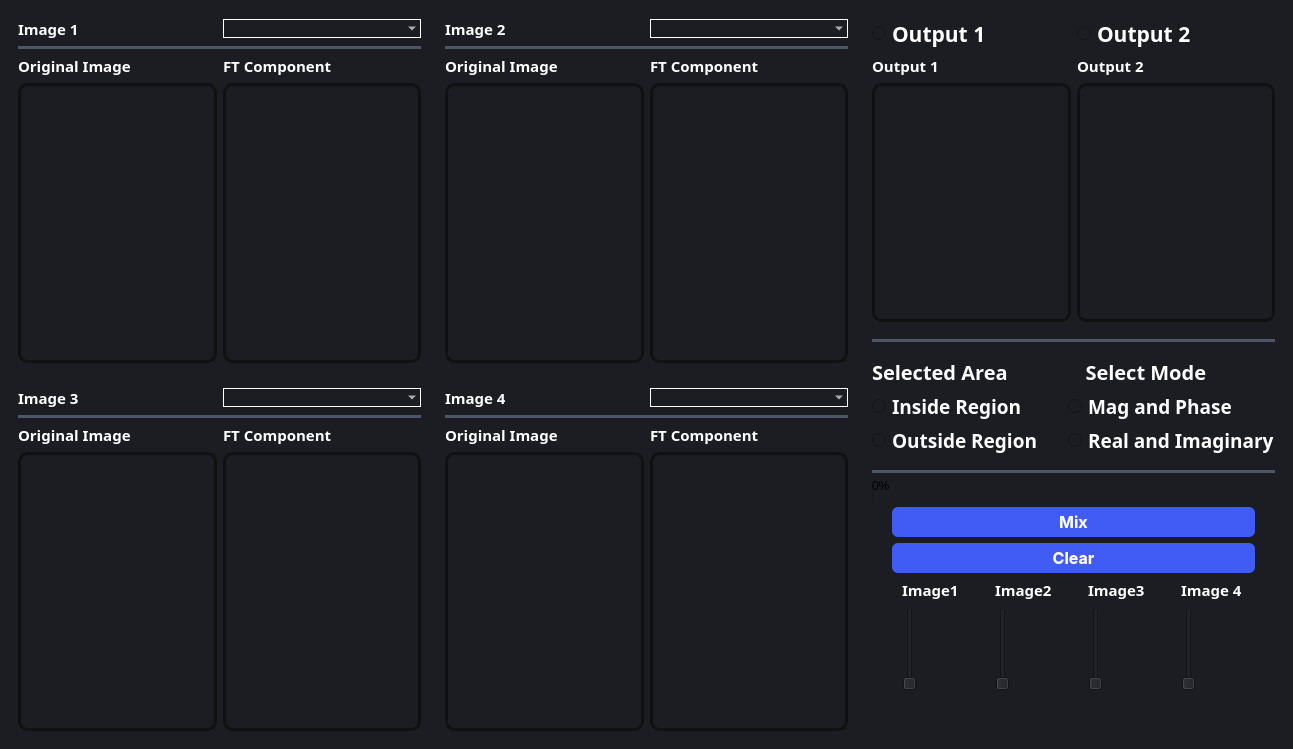
<?xml version="1.0" encoding="UTF-8"?>
<ui version="4.0">
 <class>MainWindow</class>
 <widget class="QMainWindow" name="MainWindow">
  <property name="geometry">
   <rect>
    <x>0</x>
    <y>0</y>
    <width>1293</width>
    <height>749</height>
   </rect>
  </property>
  <property name="windowTitle">
   <string>MainWindow</string>
  </property>
  <property name="styleSheet">
   <string notr="true">background-color: #1b1d23;</string>
  </property>
  <widget class="QWidget" name="centralwidget">
   <property name="styleSheet">
    <string notr="true">background-color: #1b1d23;</string>
   </property>
   <layout class="QHBoxLayout" name="horizontalLayout_11">
    <item>
     <layout class="QVBoxLayout" name="verticalLayout_left">
      <item>
       <widget class="QFrame" name="frame">
        <property name="styleSheet">
         <string notr="true">border-radius: 10px;
border: none;

</string>
        </property>
        <property name="frameShape">
         <enum>QFrame::StyledPanel</enum>
        </property>
        <property name="frameShadow">
         <enum>QFrame::Raised</enum>
        </property>
        <layout class="QGridLayout" name="gridLayout">
         <property name="leftMargin">
          <number>9</number>
         </property>
         <item row="0" column="0">
          <layout class="QVBoxLayout" name="verticalLayout_3">
           <property name="leftMargin">
            <number>0</number>
           </property>
           <item>
            <layout class="QHBoxLayout" name="horizontalLayout">
             <item>
              <widget class="QLabel" name="label_13">
               <property name="font">
                <font>
                 <family>Oswald SemiBold</family>
                 <pointsize>11</pointsize>
                 <weight>75</weight>
                 <bold>true</bold>
                </font>
               </property>
               <property name="styleSheet">
                <string notr="true">color:white;
font-weight:10000px;
</string>
               </property>
               <property name="text">
                <string>Image 1</string>
               </property>
              </widget>
             </item>
             <item>
              <widget class="QComboBox" name="combo1">
               <property name="styleSheet">
                <string notr="true">QComboBox {
    font-family: &quot;Overpass&quot;;
    font-weight: 600; /* Semibold */
    font-size: 10pt; /* Adjust the font size as needed */
    color: white; /* Set the text color to white */
    border: 1px solid white; /* Set the border to 1px solid white */
background: rgba(74, 74, 74, 0);
	border-radius: 10px;
}</string>
               </property>
              </widget>
             </item>
            </layout>
           </item>
           <item>
            <widget class="Line" name="line_10">
             <property name="styleSheet">
              <string notr="true">/* Line style */

  /* Set the width of the line */
  width: 20px;

  /* Set the height of the line */
  height: 5px;

  /* Set the background color of the line */
  background-color:rgb(77, 86, 105);

  /* Set the border of the line */
  border: 10px;

  /* Set the border radius of the line */
  border-radius:5px;




</string>
             </property>
             <property name="orientation">
              <enum>Qt::Horizontal</enum>
             </property>
            </widget>
           </item>
           <item>
            <layout class="QHBoxLayout" name="horizontalLayout_2">
             <item>
              <layout class="QVBoxLayout" name="verticalLayout" stretch="0,5">
               <item>
                <widget class="QLabel" name="label_2">
                 <property name="font">
                  <font>
                   <family>Oswald SemiBold</family>
                   <pointsize>11</pointsize>
                   <weight>75</weight>
                   <bold>true</bold>
                  </font>
                 </property>
                 <property name="styleSheet">
                  <string notr="true">color:white;
font-weight:10000px;
</string>
                 </property>
                 <property name="text">
                  <string>Original Image</string>
                 </property>
                </widget>
               </item>
               <item>
                <widget class="QWidget" name="original1" native="true">
                 <property name="styleSheet">
                  <string notr="true">QWidget {
 border: 3px solid rgb(17,17,17);
}</string>
                 </property>
                </widget>
               </item>
              </layout>
             </item>
             <item>
              <layout class="QVBoxLayout" name="verticalLayout_2" stretch="0,5">
               <item>
                <widget class="QLabel" name="label_3">
                 <property name="font">
                  <font>
                   <family>Oswald SemiBold</family>
                   <pointsize>11</pointsize>
                   <weight>75</weight>
                   <bold>true</bold>
                  </font>
                 </property>
                 <property name="styleSheet">
                  <string notr="true">color:white;
font-weight:10000px;</string>
                 </property>
                 <property name="text">
                  <string>FT Component</string>
                 </property>
                </widget>
               </item>
               <item>
                <widget class="QWidget" name="component_image1" native="true">
                 <property name="styleSheet">
                  <string notr="true">border: 3px solid rgb(17,17,17);</string>
                 </property>
                </widget>
               </item>
              </layout>
             </item>
            </layout>
           </item>
          </layout>
         </item>
        </layout>
       </widget>
      </item>
      <item>
       <widget class="QFrame" name="frame_2">
        <property name="styleSheet">
         <string notr="true">border-radius: 10px;
border: none;</string>
        </property>
        <property name="frameShape">
         <enum>QFrame::StyledPanel</enum>
        </property>
        <property name="frameShadow">
         <enum>QFrame::Raised</enum>
        </property>
        <layout class="QGridLayout" name="gridLayout_2">
         <property name="leftMargin">
          <number>9</number>
         </property>
         <item row="0" column="0">
          <layout class="QVBoxLayout" name="verticalLayout_4">
           <property name="leftMargin">
            <number>0</number>
           </property>
           <item>
            <layout class="QHBoxLayout" name="horizontalLayout_3">
             <item>
              <widget class="QLabel" name="label_15">
               <property name="font">
                <font>
                 <family>Oswald SemiBold</family>
                 <pointsize>11</pointsize>
                 <weight>75</weight>
                 <bold>true</bold>
                </font>
               </property>
               <property name="styleSheet">
                <string notr="true">color:white;
font-weight:10000px;
</string>
               </property>
               <property name="text">
                <string>Image 3</string>
               </property>
              </widget>
             </item>
             <item>
              <widget class="QComboBox" name="combo2">
               <property name="styleSheet">
                <string notr="true">QComboBox {
    font-family: &quot;Overpass&quot;;
    font-weight: 600; /* Semibold */
    font-size: 10pt; /* Adjust the font size as needed */
    color: white; /* Set the text color to white */
    border: 1px solid white; /* Set the border to 1px solid white */
background: rgba(74, 74, 74, 0);
	border-radius: 10px;
}</string>
               </property>
              </widget>
             </item>
            </layout>
           </item>
           <item>
            <widget class="Line" name="line_12">
             <property name="styleSheet">
              <string notr="true">/* Line style */

  /* Set the width of the line */
  width: 20px;

  /* Set the height of the line */
  height: 5px;

  /* Set the background color of the line */
  background-color:rgb(77, 86, 105);

  /* Set the border of the line */
  border: 10px;

  /* Set the border radius of the line */
  border-radius:5px;




</string>
             </property>
             <property name="orientation">
              <enum>Qt::Horizontal</enum>
             </property>
            </widget>
           </item>
           <item>
            <layout class="QHBoxLayout" name="horizontalLayout_4">
             <item>
              <layout class="QVBoxLayout" name="verticalLayout_5" stretch="0,5">
               <item>
                <widget class="QLabel" name="label_5">
                 <property name="font">
                  <font>
                   <family>Oswald SemiBold</family>
                   <pointsize>11</pointsize>
                   <weight>75</weight>
                   <bold>true</bold>
                  </font>
                 </property>
                 <property name="styleSheet">
                  <string notr="true">color:white;
font-weight:10000px;</string>
                 </property>
                 <property name="text">
                  <string>Original Image</string>
                 </property>
                </widget>
               </item>
               <item>
                <widget class="QWidget" name="original2" native="true">
                 <property name="styleSheet">
                  <string notr="true">border: 3px solid rgb(17,17,17);</string>
                 </property>
                </widget>
               </item>
              </layout>
             </item>
             <item>
              <layout class="QVBoxLayout" name="verticalLayout_6" stretch="0,5">
               <item>
                <widget class="QLabel" name="label_6">
                 <property name="font">
                  <font>
                   <family>Oswald SemiBold</family>
                   <pointsize>11</pointsize>
                   <weight>75</weight>
                   <bold>true</bold>
                  </font>
                 </property>
                 <property name="styleSheet">
                  <string notr="true">color:white;
font-weight:10000px;</string>
                 </property>
                 <property name="text">
                  <string>FT Component</string>
                 </property>
                </widget>
               </item>
               <item>
                <widget class="QWidget" name="component_image2" native="true">
                 <property name="styleSheet">
                  <string notr="true">border: 3px solid rgb(17,17,17);</string>
                 </property>
                </widget>
               </item>
              </layout>
             </item>
            </layout>
           </item>
          </layout>
         </item>
        </layout>
       </widget>
      </item>
     </layout>
    </item>
    <item>
     <layout class="QVBoxLayout" name="verticalLayout_right">
      <item>
       <widget class="QFrame" name="frame_3">
        <property name="styleSheet">
         <string notr="true">border-radius: 10px;
border: none;</string>
        </property>
        <property name="frameShape">
         <enum>QFrame::StyledPanel</enum>
        </property>
        <property name="frameShadow">
         <enum>QFrame::Raised</enum>
        </property>
        <layout class="QGridLayout" name="gridLayout_3">
         <item row="0" column="0">
          <layout class="QVBoxLayout" name="verticalLayout_9">
           <item>
            <layout class="QHBoxLayout" name="horizontalLayout_5">
             <property name="spacing">
              <number>6</number>
             </property>
             <property name="sizeConstraint">
              <enum>QLayout::SetMaximumSize</enum>
             </property>
             <item>
              <widget class="QLabel" name="label_14">
               <property name="font">
                <font>
                 <family>Oswald SemiBold</family>
                 <pointsize>11</pointsize>
                 <weight>75</weight>
                 <bold>true</bold>
                </font>
               </property>
               <property name="styleSheet">
                <string notr="true">color:white;
font-weight:10000px;
</string>
               </property>
               <property name="text">
                <string>Image 2</string>
               </property>
              </widget>
             </item>
             <item>
              <widget class="QComboBox" name="combo3">
               <property name="styleSheet">
                <string notr="true">QComboBox {
    font-family: &quot;Overpass&quot;;
    font-weight: 600; /* Semibold */
    font-size: 10pt; /* Adjust the font size as needed */
    color: white; /* Set the text color to white */
    border: 1px solid white; /* Set the border to 1px solid white */
background: rgba(74, 74, 74, 0);
	border-radius: 10px;
}</string>
               </property>
              </widget>
             </item>
            </layout>
           </item>
           <item>
            <widget class="Line" name="line_11">
             <property name="styleSheet">
              <string notr="true">/* Line style */

  /* Set the width of the line */
  width: 20px;

  /* Set the height of the line */
  height: 5px;

  /* Set the background color of the line */
  background-color:rgb(77, 86, 105);

  /* Set the border of the line */
  border: 10px;

  /* Set the border radius of the line */
  border-radius:5px;




</string>
             </property>
             <property name="orientation">
              <enum>Qt::Horizontal</enum>
             </property>
            </widget>
           </item>
           <item>
            <layout class="QHBoxLayout" name="horizontalLayout_6">
             <item>
              <layout class="QVBoxLayout" name="verticalLayout_10" stretch="0,5">
               <item>
                <widget class="QLabel" name="label_8">
                 <property name="font">
                  <font>
                   <family>Oswald SemiBold</family>
                   <pointsize>11</pointsize>
                   <weight>75</weight>
                   <bold>true</bold>
                  </font>
                 </property>
                 <property name="styleSheet">
                  <string notr="true">color:white;
font-weight:10000px;</string>
                 </property>
                 <property name="text">
                  <string>Original Image</string>
                 </property>
                </widget>
               </item>
               <item>
                <widget class="QWidget" name="original3" native="true">
                 <property name="styleSheet">
                  <string notr="true">border: 3px solid rgb(17,17,17);</string>
                 </property>
                </widget>
               </item>
              </layout>
             </item>
             <item>
              <layout class="QVBoxLayout" name="verticalLayout_11" stretch="0,5">
               <item>
                <widget class="QLabel" name="label_9">
                 <property name="font">
                  <font>
                   <family>Oswald SemiBold</family>
                   <pointsize>11</pointsize>
                   <weight>75</weight>
                   <bold>true</bold>
                  </font>
                 </property>
                 <property name="styleSheet">
                  <string notr="true">color:white;
font-weight:10000px;</string>
                 </property>
                 <property name="text">
                  <string>FT Component</string>
                 </property>
                </widget>
               </item>
               <item>
                <widget class="QWidget" name="component_image3" native="true">
                 <property name="styleSheet">
                  <string notr="true">border: 3px solid rgb(17,17,17);</string>
                 </property>
                </widget>
               </item>
              </layout>
             </item>
            </layout>
           </item>
          </layout>
         </item>
        </layout>
       </widget>
      </item>
      <item>
       <widget class="QFrame" name="frame_4">
        <property name="styleSheet">
         <string notr="true">border-radius: 10px;
border: none;</string>
        </property>
        <property name="frameShape">
         <enum>QFrame::StyledPanel</enum>
        </property>
        <property name="frameShadow">
         <enum>QFrame::Raised</enum>
        </property>
        <layout class="QGridLayout" name="gridLayout_4">
         <item row="0" column="0">
          <layout class="QVBoxLayout" name="verticalLayout_12">
           <item>
            <layout class="QHBoxLayout" name="horizontalLayout_7">
             <item>
              <widget class="QLabel" name="label_16">
               <property name="font">
                <font>
                 <family>Oswald SemiBold</family>
                 <pointsize>11</pointsize>
                 <weight>75</weight>
                 <bold>true</bold>
                </font>
               </property>
               <property name="styleSheet">
                <string notr="true">color:white;
font-weight:10000px;
</string>
               </property>
               <property name="text">
                <string>Image 4</string>
               </property>
              </widget>
             </item>
             <item>
              <widget class="QComboBox" name="combo4">
               <property name="styleSheet">
                <string notr="true">QComboBox {
    font-family: &quot;Overpass&quot;;
    font-weight: 600; /* Semibold */
    font-size: 10pt; /* Adjust the font size as needed */
    color: white; /* Set the text color to white */
    border: 1px solid white; /* Set the border to 1px solid white */
background: rgba(74, 74, 74, 0);
	border-radius: 10px;
}</string>
               </property>
              </widget>
             </item>
            </layout>
           </item>
           <item>
            <widget class="Line" name="line_14">
             <property name="styleSheet">
              <string notr="true">/* Line style */

  /* Set the width of the line */
  width: 20px;

  /* Set the height of the line */
  height: 5px;

  /* Set the background color of the line */
  background-color:rgb(77, 86, 105);

  /* Set the border of the line */
  border: 10px;

  /* Set the border radius of the line */
  border-radius:5px;




</string>
             </property>
             <property name="orientation">
              <enum>Qt::Horizontal</enum>
             </property>
            </widget>
           </item>
           <item>
            <layout class="QHBoxLayout" name="horizontalLayout_8">
             <item>
              <layout class="QVBoxLayout" name="verticalLayout_13" stretch="0,5">
               <item>
                <widget class="QLabel" name="label_11">
                 <property name="font">
                  <font>
                   <family>Oswald SemiBold</family>
                   <pointsize>11</pointsize>
                   <weight>75</weight>
                   <bold>true</bold>
                  </font>
                 </property>
                 <property name="styleSheet">
                  <string notr="true">color:white;
font-weight:10000px;</string>
                 </property>
                 <property name="text">
                  <string>Original Image</string>
                 </property>
                </widget>
               </item>
               <item>
                <widget class="QWidget" name="original4" native="true">
                 <property name="styleSheet">
                  <string notr="true">border: 3px solid rgb(17,17,17);</string>
                 </property>
                </widget>
               </item>
              </layout>
             </item>
             <item>
              <layout class="QVBoxLayout" name="verticalLayout_14" stretch="0,5">
               <item>
                <widget class="QLabel" name="label_12">
                 <property name="font">
                  <font>
                   <family>Oswald SemiBold</family>
                   <pointsize>11</pointsize>
                   <weight>75</weight>
                   <bold>true</bold>
                  </font>
                 </property>
                 <property name="styleSheet">
                  <string notr="true">color:white;
font-weight:10000px;</string>
                 </property>
                 <property name="text">
                  <string>FT Component</string>
                 </property>
                </widget>
               </item>
               <item>
                <widget class="QWidget" name="component_image4" native="true">
                 <property name="styleSheet">
                  <string notr="true">border: 3px solid rgb(17,17,17);</string>
                 </property>
                </widget>
               </item>
              </layout>
             </item>
            </layout>
           </item>
          </layout>
         </item>
        </layout>
       </widget>
      </item>
     </layout>
    </item>
    <item>
     <widget class="QFrame" name="frame_right">
      <property name="styleSheet">
       <string notr="true">border-radius: 10px;
border: none;</string>
      </property>
      <property name="frameShape">
       <enum>QFrame::StyledPanel</enum>
      </property>
      <property name="frameShadow">
       <enum>QFrame::Raised</enum>
      </property>
      <layout class="QVBoxLayout" name="verticalLayout_18" stretch="2,0,0,0,0,0">
       <item>
        <layout class="QVBoxLayout" name="verticalLayout_17">
         <item>
          <layout class="QHBoxLayout" name="horizontalLayout_Routput">
           <item>
            <widget class="QRadioButton" name="radioButton1">
             <property name="font">
              <font>
               <family>Oswald SemiBold</family>
               <pointsize>16</pointsize>
               <weight>75</weight>
               <bold>true</bold>
              </font>
             </property>
             <property name="styleSheet">
              <string notr="true">color:white;
font-weight:10000px;</string>
             </property>
             <property name="text">
              <string>Output 1</string>
             </property>
             <attribute name="buttonGroup">
              <string notr="true">buttonGroup</string>
             </attribute>
            </widget>
           </item>
           <item>
            <widget class="QRadioButton" name="radioButton2">
             <property name="font">
              <font>
               <family>Oswald SemiBold</family>
               <pointsize>16</pointsize>
               <weight>75</weight>
               <bold>true</bold>
              </font>
             </property>
             <property name="styleSheet">
              <string notr="true">color:white;
font-weight:10000px;</string>
             </property>
             <property name="text">
              <string>Output 2</string>
             </property>
             <attribute name="buttonGroup">
              <string notr="true">buttonGroup</string>
             </attribute>
            </widget>
           </item>
          </layout>
         </item>
         <item>
          <layout class="QHBoxLayout" name="horizontalLayout_output">
           <property name="bottomMargin">
            <number>11</number>
           </property>
           <item>
            <layout class="QVBoxLayout" name="verticalLayout_OP1" stretch="0,5">
             <item>
              <widget class="QLabel" name="label_op1">
               <property name="font">
                <font>
                 <family>Oswald SemiBold</family>
                 <pointsize>11</pointsize>
                 <weight>75</weight>
                 <bold>true</bold>
                </font>
               </property>
               <property name="styleSheet">
                <string notr="true">color:white;
font-weight:10000px;</string>
               </property>
               <property name="text">
                <string>Output 1</string>
               </property>
              </widget>
             </item>
             <item>
              <widget class="QWidget" name="output1_port" native="true">
               <property name="styleSheet">
                <string notr="true">border: 3px solid rgb(17,17,17);</string>
               </property>
              </widget>
             </item>
            </layout>
           </item>
           <item>
            <layout class="QVBoxLayout" name="verticalLayout_OP2" stretch="0,5">
             <item>
              <widget class="QLabel" name="label_op2">
               <property name="font">
                <font>
                 <family>Oswald SemiBold</family>
                 <pointsize>11</pointsize>
                 <weight>75</weight>
                 <bold>true</bold>
                </font>
               </property>
               <property name="styleSheet">
                <string notr="true">color:white;
font-weight:10000px;</string>
               </property>
               <property name="text">
                <string>Output 2</string>
               </property>
              </widget>
             </item>
             <item>
              <widget class="QWidget" name="output2_port" native="true">
               <property name="styleSheet">
                <string notr="true">border: 3px solid rgb(17,17,17);</string>
               </property>
              </widget>
             </item>
            </layout>
           </item>
          </layout>
         </item>
        </layout>
       </item>
       <item>
        <widget class="Line" name="line_17">
         <property name="styleSheet">
          <string notr="true">/* Line style */

  /* Set the width of the line */
  width: 20px;

  /* Set the height of the line */
  height: 5px;

  /* Set the background color of the line */
  background-color:rgb(77, 86, 105);

  /* Set the border of the line */
  border: 10px;

  /* Set the border radius of the line */
  border-radius:5px;




</string>
         </property>
         <property name="orientation">
          <enum>Qt::Horizontal</enum>
         </property>
        </widget>
       </item>
       <item>
        <layout class="QVBoxLayout" name="verticalLayout_16">
         <property name="topMargin">
          <number>10</number>
         </property>
         <item>
          <layout class="QVBoxLayout" name="verticalLayout_15">
           <item>
            <widget class="QLabel" name="selectedArea">
             <property name="font">
              <font>
               <family>Overpass Black</family>
               <pointsize>-1</pointsize>
               <weight>75</weight>
               <bold>true</bold>
              </font>
             </property>
             <property name="styleSheet">
              <string notr="true">color:white;
font-size:20px;
margin: 0 0 ;</string>
             </property>
             <property name="text">
              <string>Selected Area               Select Mode</string>
             </property>
            </widget>
           </item>
           <item>
            <layout class="QHBoxLayout" name="horizontalLayout_9">
             <item>
              <layout class="QVBoxLayout" name="verticalLayout_7">
               <item>
                <widget class="QRadioButton" name="radioButton_In">
                 <property name="font">
                  <font>
                   <family>Oswald SemiBold</family>
                   <pointsize>14</pointsize>
                   <weight>75</weight>
                   <bold>true</bold>
                  </font>
                 </property>
                 <property name="styleSheet">
                  <string notr="true">color:white;
font-weight:10000px;
</string>
                 </property>
                 <property name="text">
                  <string>Inside Region</string>
                 </property>
                 <attribute name="buttonGroup">
                  <string notr="true">buttonGroup_2</string>
                 </attribute>
                </widget>
               </item>
               <item>
                <widget class="QRadioButton" name="radioButton_Out">
                 <property name="font">
                  <font>
                   <family>Oswald SemiBold</family>
                   <pointsize>14</pointsize>
                   <weight>75</weight>
                   <bold>true</bold>
                  </font>
                 </property>
                 <property name="styleSheet">
                  <string notr="true">color:white;
font-weight:10000px;</string>
                 </property>
                 <property name="text">
                  <string>Outside Region</string>
                 </property>
                 <attribute name="buttonGroup">
                  <string notr="true">buttonGroup_2</string>
                 </attribute>
                </widget>
               </item>
              </layout>
             </item>
             <item>
              <layout class="QVBoxLayout" name="verticalLayout_21">
               <item>
                <widget class="QRadioButton" name="mode1">
                 <property name="font">
                  <font>
                   <family>Oswald SemiBold</family>
                   <pointsize>14</pointsize>
                   <weight>75</weight>
                   <bold>true</bold>
                  </font>
                 </property>
                 <property name="styleSheet">
                  <string notr="true">color:white;
font-weight:10000px;
</string>
                 </property>
                 <property name="text">
                  <string>Mag and Phase</string>
                 </property>
                </widget>
               </item>
               <item>
                <widget class="QRadioButton" name="mode2">
                 <property name="font">
                  <font>
                   <family>Oswald SemiBold</family>
                   <pointsize>14</pointsize>
                   <weight>75</weight>
                   <bold>true</bold>
                  </font>
                 </property>
                 <property name="styleSheet">
                  <string notr="true">color:white;
font-weight:10000px;</string>
                 </property>
                 <property name="text">
                  <string>Real and Imaginary</string>
                 </property>
                </widget>
               </item>
              </layout>
             </item>
            </layout>
           </item>
          </layout>
         </item>
        </layout>
       </item>
       <item>
        <layout class="QVBoxLayout" name="verticalLayout_19">
         <property name="topMargin">
          <number>10</number>
         </property>
         <item>
          <widget class="Line" name="line_18">
           <property name="styleSheet">
            <string notr="true">/* Line style */

  /* Set the width of the line */
  width: 20px;

  /* Set the height of the line */
  height: 5px;

  /* Set the background color of the line */
  background-color:rgb(77, 86, 105);

  /* Set the border of the line */
  border: 10px;

  /* Set the border radius of the line */
  border-radius:5px;




</string>
           </property>
           <property name="orientation">
            <enum>Qt::Horizontal</enum>
           </property>
          </widget>
         </item>
         <item>
          <layout class="QVBoxLayout" name="verticalLayout_20">
           <item>
            <widget class="QProgressBar" name="progressBar">
             <property name="sizePolicy">
              <sizepolicy hsizetype="Minimum" vsizetype="Fixed">
               <horstretch>0</horstretch>
               <verstretch>0</verstretch>
              </sizepolicy>
             </property>
             <property name="styleSheet">
              <string notr="true"/>
             </property>
             <property name="value">
              <number>0</number>
             </property>
             <property name="textVisible">
              <bool>true</bool>
             </property>
            </widget>
           </item>
           <item>
            <widget class="QPushButton" name="mixxer">
             <property name="font">
              <font>
               <family>-apple-system</family>
               <pointsize>12</pointsize>
               <weight>75</weight>
               <bold>true</bold>
              </font>
             </property>
             <property name="layoutDirection">
              <enum>Qt::LeftToRight</enum>
             </property>
             <property name="styleSheet">
              <string notr="true">QPushButton{
  appearance: button;
  background-color: #405cf5;
  border-radius: 6px;
  border-width: 0;
  box-shadow: rgba(50, 50, 93, .1) 0 0 0 1px inset,rgba(50, 50, 93, .1) 0 2px 5px 0,rgba(0, 0, 0, .07) 0 1px 1px 0;
  color: #fff;
  cursor: pointer;
  font-family: -apple-system,system-ui,&quot;Segoe UI&quot;,Roboto,&quot;Helvetica Neue&quot;,Ubuntu,sans-serif;
  height: 30px;
  margin: 0 20px 0 20px;
  position: center;
  width:70px;
}
QPushButton:hover{
background-color: #283999;
}
QPushButton:pressed{
background-color: #1c2973;
}
</string>
             </property>
             <property name="text">
              <string>Mix</string>
             </property>
             <property name="iconSize">
              <size>
               <width>25</width>
               <height>20</height>
              </size>
             </property>
            </widget>
           </item>
           <item>
            <widget class="QPushButton" name="Deselect">
             <property name="font">
              <font>
               <family>-apple-system</family>
               <pointsize>12</pointsize>
               <weight>75</weight>
               <bold>true</bold>
              </font>
             </property>
             <property name="layoutDirection">
              <enum>Qt::LeftToRight</enum>
             </property>
             <property name="styleSheet">
              <string notr="true">QPushButton{
  appearance: button;
  background-color: #405cf5;
  border-radius: 6px;
  border-width: 0;
  box-shadow: rgba(50, 50, 93, .1) 0 0 0 1px inset,rgba(50, 50, 93, .1) 0 2px 5px 0,rgba(0, 0, 0, .07) 0 1px 1px 0;
  color: #fff;
  cursor: pointer;
  font-family: -apple-system,system-ui,&quot;Segoe UI&quot;,Roboto,&quot;Helvetica Neue&quot;,Ubuntu,sans-serif;
  height: 30px;
  margin: 0 20px 0 20px;
  position: center;
  width:70px;
}
QPushButton:hover{
background-color: #283999;
}
QPushButton:pressed{
background-color: #1c2973;
}
</string>
             </property>
             <property name="text">
              <string>Clear</string>
             </property>
             <property name="iconSize">
              <size>
               <width>25</width>
               <height>20</height>
              </size>
             </property>
            </widget>
           </item>
           <item>
            <layout class="QHBoxLayout" name="horizontalLayout_10">
             <item>
              <layout class="QVBoxLayout" name="verticalLayout_24">
               <item>
                <widget class="QLabel" name="label_4">
                 <property name="font">
                  <font>
                   <family>Oswald SemiBold</family>
                   <pointsize>11</pointsize>
                   <weight>75</weight>
                   <bold>true</bold>
                  </font>
                 </property>
                 <property name="styleSheet">
                  <string notr="true">color:white;
font-weight:10000px;
</string>
                 </property>
                 <property name="text">
                  <string>Image1</string>
                 </property>
                </widget>
               </item>
               <item>
                <widget class="QSlider" name="Slider_weight1">
                 <property name="orientation">
                  <enum>Qt::Vertical</enum>
                 </property>
                </widget>
               </item>
              </layout>
             </item>
             <item>
              <layout class="QVBoxLayout" name="verticalLayout_25">
               <item>
                <widget class="QLabel" name="label_7">
                 <property name="font">
                  <font>
                   <family>Oswald SemiBold</family>
                   <pointsize>11</pointsize>
                   <weight>75</weight>
                   <bold>true</bold>
                  </font>
                 </property>
                 <property name="styleSheet">
                  <string notr="true">color:white;
font-weight:10000px;
</string>
                 </property>
                 <property name="text">
                  <string>Image2</string>
                 </property>
                </widget>
               </item>
               <item>
                <widget class="QSlider" name="Slider_weight3">
                 <property name="orientation">
                  <enum>Qt::Vertical</enum>
                 </property>
                </widget>
               </item>
              </layout>
             </item>
             <item>
              <layout class="QVBoxLayout" name="verticalLayout_26">
               <item>
                <widget class="QLabel" name="label_10">
                 <property name="font">
                  <font>
                   <family>Oswald SemiBold</family>
                   <pointsize>11</pointsize>
                   <weight>75</weight>
                   <bold>true</bold>
                  </font>
                 </property>
                 <property name="styleSheet">
                  <string notr="true">color:white;
font-weight:10000px;
</string>
                 </property>
                 <property name="text">
                  <string>Image3</string>
                 </property>
                </widget>
               </item>
               <item>
                <widget class="QSlider" name="Slider_weight2">
                 <property name="orientation">
                  <enum>Qt::Vertical</enum>
                 </property>
                </widget>
               </item>
              </layout>
             </item>
             <item>
              <layout class="QVBoxLayout" name="verticalLayout_27">
               <item>
                <widget class="QLabel" name="label_op1_5">
                 <property name="font">
                  <font>
                   <family>Oswald SemiBold</family>
                   <pointsize>11</pointsize>
                   <weight>75</weight>
                   <bold>true</bold>
                  </font>
                 </property>
                 <property name="styleSheet">
                  <string notr="true">color:white;
font-weight:10000px;</string>
                 </property>
                 <property name="text">
                  <string>Image 4</string>
                 </property>
                </widget>
               </item>
               <item>
                <widget class="QSlider" name="Slider_weight4">
                 <property name="orientation">
                  <enum>Qt::Vertical</enum>
                 </property>
                </widget>
               </item>
              </layout>
             </item>
            </layout>
           </item>
          </layout>
         </item>
        </layout>
       </item>
       <item>
        <spacer name="verticalSpacer">
         <property name="orientation">
          <enum>Qt::Vertical</enum>
         </property>
         <property name="sizeHint" stdset="0">
          <size>
           <width>20</width>
           <height>40</height>
          </size>
         </property>
        </spacer>
       </item>
       <item>
        <layout class="QVBoxLayout" name="verticalLayout_8"/>
       </item>
      </layout>
     </widget>
    </item>
   </layout>
  </widget>
  <widget class="QMenuBar" name="menubar">
   <property name="geometry">
    <rect>
     <x>0</x>
     <y>0</y>
     <width>1293</width>
     <height>26</height>
    </rect>
   </property>
  </widget>
 </widget>
 <resources/>
 <connections/>
 <buttongroups>
  <buttongroup name="buttonGroup"/>
  <buttongroup name="buttonGroup_2"/>
 </buttongroups>
</ui>
